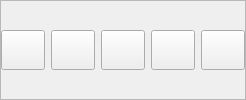
         <widget class="QFrame" name="controlsFrame">
          <property name="frameShape">
           <enum>QFrame::StyledPanel</enum>
          </property>
          <property name="frameShadow">
           <enum>QFrame::Raised</enum>
          </property>
          <layout class="QHBoxLayout" name="horizontalLayout_9">
           <property name="margin">
            <number>0</number>
           </property>
           <item>
            <widget class="QPushButton" name="startButton">
             <property name="sizePolicy">
              <sizepolicy hsizetype="Fixed" vsizetype="Fixed">
               <horstretch>0</horstretch>
               <verstretch>0</verstretch>
              </sizepolicy>
             </property>
             <property name="minimumSize">
              <size>
               <width>44</width>
               <height>40</height>
              </size>
             </property>
             <property name="maximumSize">
              <size>
               <width>44</width>
               <height>40</height>
              </size>
             </property>
             <property name="toolTip">
              <string>&lt;!DOCTYPE HTML PUBLIC &quot;-//W3C//DTD HTML 4.0//EN&quot; &quot;http://www.w3.org/TR/REC-html40/strict.dtd&quot;&gt;
&lt;html&gt;&lt;head&gt;&lt;meta name=&quot;qrichtext&quot; content=&quot;1&quot; /&gt;&lt;style type=&quot;text/css&quot;&gt;
p, li { white-space: pre-wrap; }
&lt;/style&gt;&lt;/head&gt;&lt;body style=&quot; font-family:'MS Shell Dlg 2'; font-size:8.25pt; font-weight:400; font-style:normal;&quot;&gt;
&lt;p style=&quot; margin-top:0px; margin-bottom:0px; margin-left:0px; margin-right:0px; -qt-block-indent:0; text-indent:0px;&quot;&gt;&lt;span style=&quot; font-size:8pt;&quot;&gt;To Start&lt;/span&gt;&lt;/p&gt;
&lt;p style=&quot; margin-top:0px; margin-bottom:0px; margin-left:0px; margin-right:0px; -qt-block-indent:0; text-indent:0px;&quot;&gt;&lt;span style=&quot; font-size:8pt;&quot;&gt;[Home]&lt;/span&gt;&lt;/p&gt;&lt;/body&gt;&lt;/html&gt;</string>
             </property>
             <property name="text">
              <string/>
             </property>
             <property name="icon">
              <iconset resource="Images/llp.qrc">
               <normaloff>:/Images/Start</normaloff>:/Images/Start</iconset>
             </property>
             <property name="iconSize">
              <size>
               <width>32</width>
               <height>32</height>
              </size>
             </property>
            </widget>
           </item>
           <item>
            <widget class="QPushButton" name="rewindButton">
             <property name="sizePolicy">
              <sizepolicy hsizetype="Fixed" vsizetype="Fixed">
               <horstretch>0</horstretch>
               <verstretch>0</verstretch>
              </sizepolicy>
             </property>
             <property name="minimumSize">
              <size>
               <width>44</width>
               <height>40</height>
              </size>
             </property>
             <property name="maximumSize">
              <size>
               <width>44</width>
               <height>40</height>
              </size>
             </property>
             <property name="toolTip">
              <string>Rewind</string>
             </property>
             <property name="text">
              <string/>
             </property>
             <property name="icon">
              <iconset resource="Images/llp.qrc">
               <normaloff>:/Images/Rewind</normaloff>:/Images/Rewind</iconset>
             </property>
             <property name="iconSize">
              <size>
               <width>32</width>
               <height>32</height>
              </size>
             </property>
            </widget>
           </item>
           <item>
            <widget class="QPushButton" name="playButton">
             <property name="sizePolicy">
              <sizepolicy hsizetype="Fixed" vsizetype="Fixed">
               <horstretch>0</horstretch>
               <verstretch>0</verstretch>
              </sizepolicy>
             </property>
             <property name="minimumSize">
              <size>
               <width>44</width>
               <height>40</height>
              </size>
             </property>
             <property name="maximumSize">
              <size>
               <width>44</width>
               <height>40</height>
              </size>
             </property>
             <property name="toolTip">
              <string>&lt;!DOCTYPE HTML PUBLIC &quot;-//W3C//DTD HTML 4.0//EN&quot; &quot;http://www.w3.org/TR/REC-html40/strict.dtd&quot;&gt;
&lt;html&gt;&lt;head&gt;&lt;meta name=&quot;qrichtext&quot; content=&quot;1&quot; /&gt;&lt;style type=&quot;text/css&quot;&gt;
p, li { white-space: pre-wrap; }
&lt;/style&gt;&lt;/head&gt;&lt;body style=&quot; font-family:'MS Shell Dlg 2'; font-size:8.25pt; font-weight:400; font-style:normal;&quot;&gt;
&lt;p style=&quot; margin-top:0px; margin-bottom:0px; margin-left:0px; margin-right:0px; -qt-block-indent:0; text-indent:0px;&quot;&gt;&lt;span style=&quot; font-size:8pt;&quot;&gt;Play&lt;/span&gt;&lt;/p&gt;
&lt;p style=&quot; margin-top:0px; margin-bottom:0px; margin-left:0px; margin-right:0px; -qt-block-indent:0; text-indent:0px;&quot;&gt;&lt;span style=&quot; font-size:8pt;&quot;&gt;[Space]&lt;/span&gt;&lt;/p&gt;&lt;/body&gt;&lt;/html&gt;</string>
             </property>
             <property name="text">
              <string/>
             </property>
             <property name="icon">
              <iconset resource="Images/llp.qrc">
               <normaloff>:/Images/Play</normaloff>:/Images/Play</iconset>
             </property>
             <property name="iconSize">
              <size>
               <width>32</width>
               <height>32</height>
              </size>
             </property>
            </widget>
           </item>
           <item>
            <widget class="QPushButton" name="forwardButton">
             <property name="sizePolicy">
              <sizepolicy hsizetype="Fixed" vsizetype="Fixed">
               <horstretch>0</horstretch>
               <verstretch>0</verstretch>
              </sizepolicy>
             </property>
             <property name="minimumSize">
              <size>
               <width>44</width>
               <height>40</height>
              </size>
             </property>
             <property name="maximumSize">
              <size>
               <width>44</width>
               <height>40</height>
              </size>
             </property>
             <property name="toolTip">
              <string>Fast Forward</string>
             </property>
             <property name="text">
              <string/>
             </property>
             <property name="icon">
              <iconset resource="Images/llp.qrc">
               <normaloff>:/Images/Forward</normaloff>:/Images/Forward</iconset>
             </property>
             <property name="iconSize">
              <size>
               <width>32</width>
               <height>32</height>
              </size>
             </property>
            </widget>
           </item>
           <item>
            <widget class="QPushButton" name="endButton">
             <property name="sizePolicy">
              <sizepolicy hsizetype="Fixed" vsizetype="Fixed">
               <horstretch>0</horstretch>
               <verstretch>0</verstretch>
              </sizepolicy>
             </property>
             <property name="minimumSize">
              <size>
               <width>44</width>
               <height>40</height>
              </size>
             </property>
             <property name="maximumSize">
              <size>
               <width>44</width>
               <height>40</height>
              </size>
             </property>
             <property name="toolTip">
              <string>&lt;!DOCTYPE HTML PUBLIC &quot;-//W3C//DTD HTML 4.0//EN&quot; &quot;http://www.w3.org/TR/REC-html40/strict.dtd&quot;&gt;
&lt;html&gt;&lt;head&gt;&lt;meta name=&quot;qrichtext&quot; content=&quot;1&quot; /&gt;&lt;style type=&quot;text/css&quot;&gt;
p, li { white-space: pre-wrap; }
&lt;/style&gt;&lt;/head&gt;&lt;body style=&quot; font-family:'MS Shell Dlg 2'; font-size:8.25pt; font-weight:400; font-style:normal;&quot;&gt;
&lt;p style=&quot; margin-top:0px; margin-bottom:0px; margin-left:0px; margin-right:0px; -qt-block-indent:0; text-indent:0px;&quot;&gt;&lt;span style=&quot; font-size:8pt;&quot;&gt;To End&lt;/span&gt;&lt;/p&gt;
&lt;p style=&quot; margin-top:0px; margin-bottom:0px; margin-left:0px; margin-right:0px; -qt-block-indent:0; text-indent:0px;&quot;&gt;&lt;span style=&quot; font-size:8pt;&quot;&gt;[End]&lt;/span&gt;&lt;/p&gt;&lt;/body&gt;&lt;/html&gt;</string>
             </property>
             <property name="text">
              <string/>
             </property>
             <property name="icon">
              <iconset resource="Images/llp.qrc">
               <normaloff>:/Images/End</normaloff>:/Images/End</iconset>
             </property>
             <property name="iconSize">
              <size>
               <width>32</width>
               <height>32</height>
              </size>
             </property>
            </widget>
           </item>
          </layout>
         </widget>
